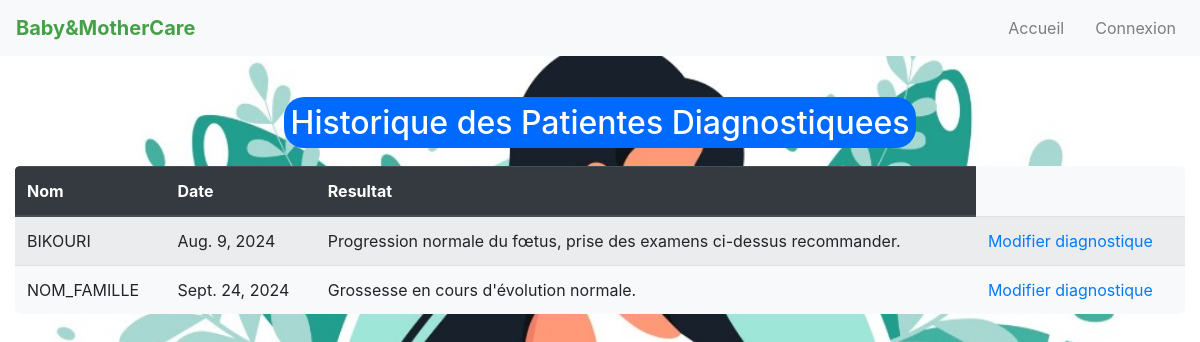
Page /diagnostics/ on the committed database.
### app/models.py (models this page shows, shortened)
class Diagnostic(models.Model):
    patient = models.ForeignKey(Patient, on_delete=models.CASCADE)
    date_diagnostic = models.DateField(default=timezone.now)
    resultat = models.TextField()
    PRESCRIPTION_CHOICES = [
        ('Examen', 'Examen'),
        ('Medicament', 'Médicament'),
    ]
    prescription = models.CharField(max_length=10, choices=PRESCRIPTION_CHOICES)
    details = models.CharField(max_length=200)
    nom_docteur= models.CharField(max_length=200)

class Patient(models.Model):
    user = models.OneToOneField(User, on_delete=models.CASCADE, primary_key=True)
    centre_de_sante = models.ForeignKey(CentreDeSante, on_delete=models.CASCADE)
    numero_telephone = models.CharField(max_length=15)
    adresse = models.CharField(max_length=255)
    photo_profil = models.ImageField(upload_to='photos_profil/', blank=True, null=True)

class User(AbstractUser):
    is_doctor=models.BooleanField(default=False)
    is_agent=models.BooleanField(default=False)
    is_patient=models.BooleanField(default=True)

### app/views.py (the view)
# urls.py: path('diagnostics/',liste_diagnostics, name='liste_diagnostics'),
def liste_diagnostics(request):
    diagnostics = Diagnostic.objects.all()
    return render(request, 'liste_diagnostics.html', {'diagnostics': diagnostics})

### templates/liste_diagnostics.html (shortened to what this page needs)
{% extends 'base.html' %}
{% block content %}
<div class="container mt-5">
    <div class="text-center mb-4">
        <h2 ><mark style="background-color: rgb(0, 106, 255);color: white; border-radius: 20px;">Historique des Patientes Diagnostiquees </mark></h2>
    </div>
    <div class="table-responsive mt-4">
        <table class="table table-striped table-hover">
            <thead class="thead-dark">
                <tr>
                    <th>Nom</th>
                    <th>Date</th>
                    <th>Resultat</th>
                </tr>
            </thead>
            {% for diagnostic in diagnostics %}
        <tr>
          <td>{{ diagnostic.patient.user.last_name }}</td>
          <td>{{ diagnostic.date_diagnostic }}</td>
          <td>{{ diagnostic.resultat }}</td>
          <td>
            <a href="{% url 'modifier_diagnostic' diagnostic.pk %}">Modifier diagnostique</a>
          </td>
        </tr>
      {% empty %}
        <tr>
          <td colspan="4">Aucun diagnostic enregistré.</td>
        </tr>
      {% endfor %}
        </table>
    </div>
</div>
{% endblock %}

### templates/liste_diagnostics.html (style rules this page uses)
table { background-color: #f8f9fa; border-radius: 5px; overflow: hidden; }
.table thead { background-color: #343a40; color: #fff; }
.container { max-width: 1200px; }

### rows in the picture
Diagnostic: patient.user.last_name "BIKOURI", date_diagnostic "Aug. 9, 2024", resultat "Progression normale du fœtus, prise des examens ci-dessus recommander."
Diagnostic: patient.user.last_name "NOM_FAMILLE", date_diagnostic "Sept. 24, 2024", resultat "Grossesse en cours d'évolution normale."
